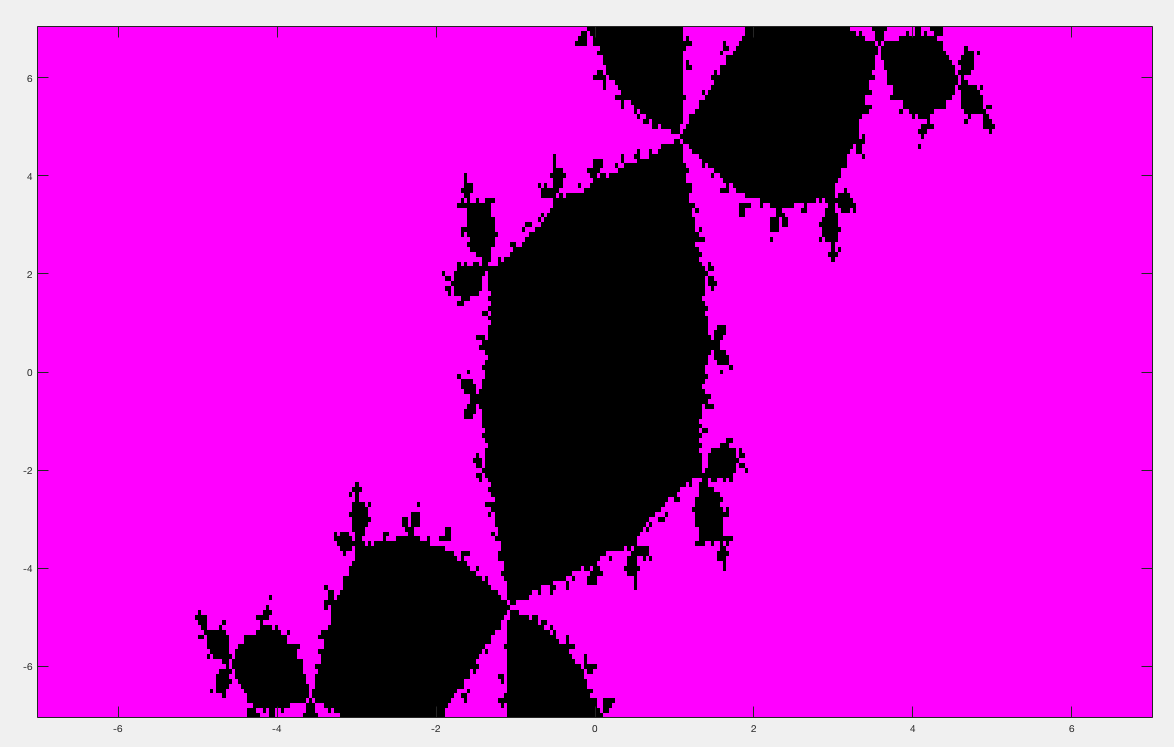
%> input picture Project I/Part 2/Fractal2.png, 1174 x 747 px
$ octave 'Part4Method1Project1 copy.m'   (GNU Octave 9; MATLAB toolbox functions it lacks are replaced by stand-ins)
%> lines starting %> are read from the running program, lines starting %| are printed output that depends on the picture; in (x1, y1, x2, y2) boxes, pixels count from 0 and x2, y2 are one past the last pixel; in counts of white or black regions, pixels touching at a corner belong together; the program's own positions count from 1
% Alina Gataullina
% 128B Project
% Part vi. - Dimension

% Differentialble box counting method

image = imread('Fractal2.png');   % read the image
%> image is the input picture: size 747x1174x3 uint8; mean R, G, B 203.3, 28.8, 203.3
image = rgb2gray(image);          % change to greyscale
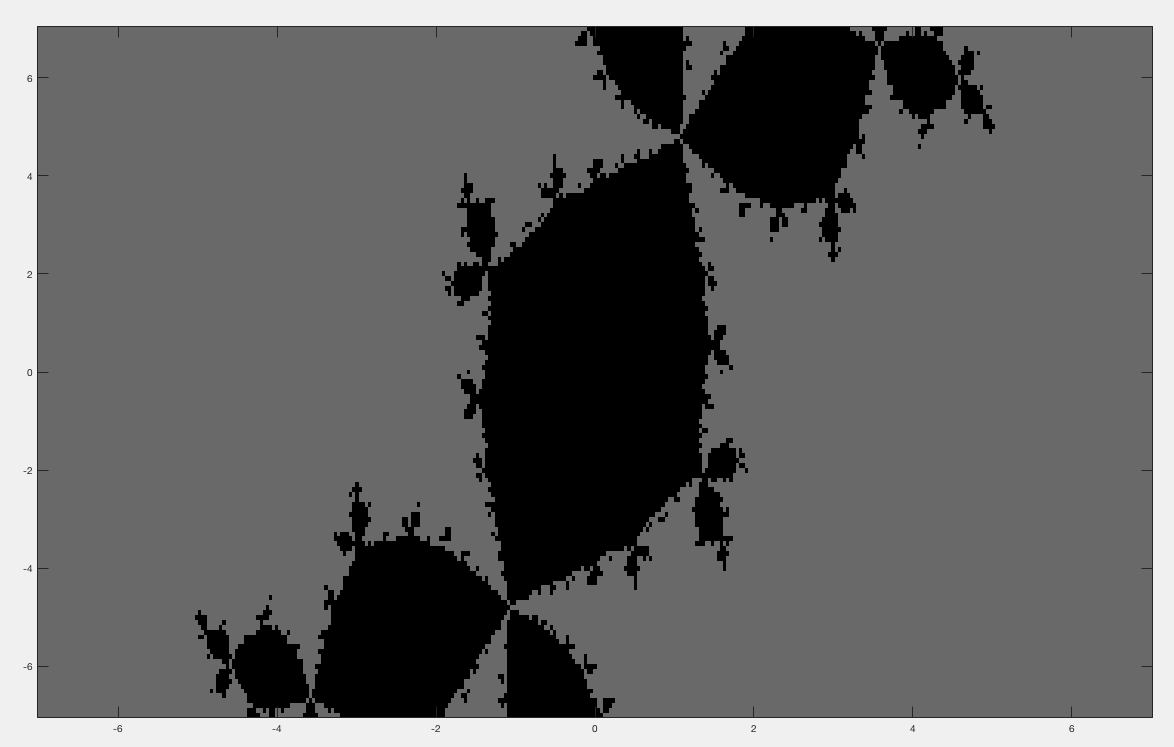
%> image: size 747x1174 uint8; min 0, max 240, mean 100.6
image = image>190;                % black and white
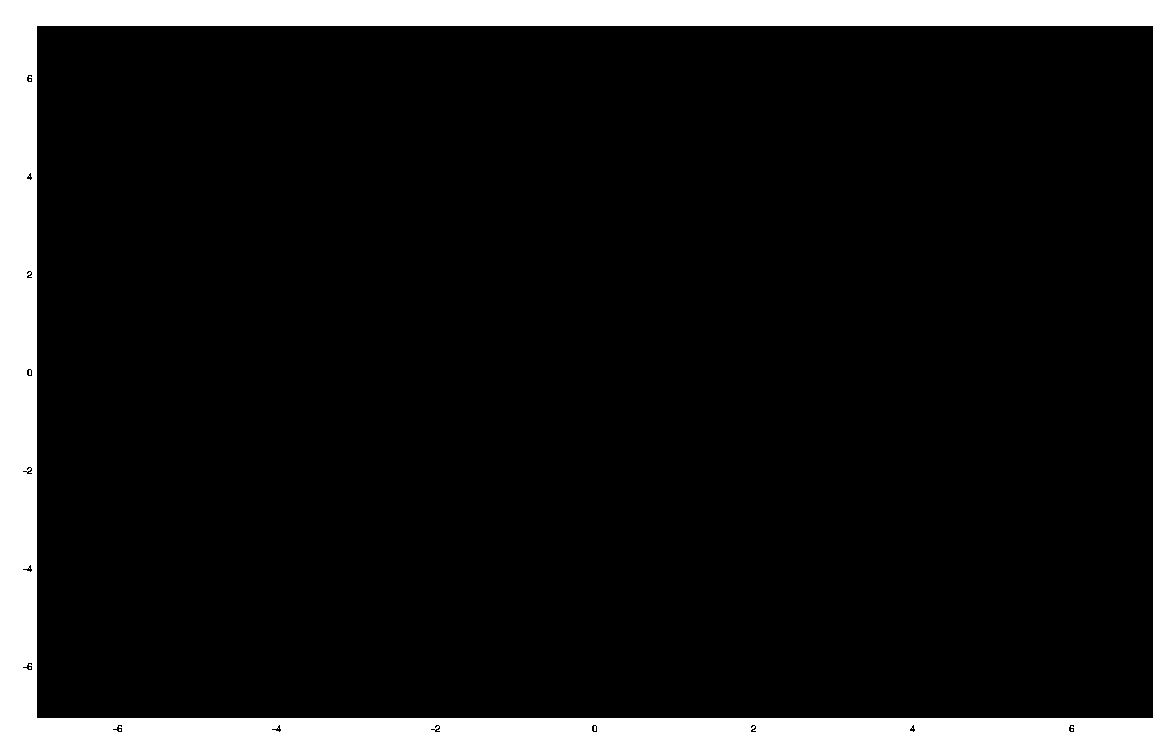
%> image: size 747x1174 logical; 11.9% white; 5 white regions (4 under 20 px), largest, box (x1, y1, x2, y2) and area: (0, 0, 1174, 747) 104378

scale = zeros(1,9);  % scaling factor (2,4,8,16... 512)
boxes = zeros(1,9);   % number of boxes

% set image parameters to 512x512 pixels for even piece cutting
width = 512;
height = 512;
cols = 1;

% set the limit to 2^9=512
for i=1:9

   scale_factor = 2^i;
   pieces = scale_factor^2; % set # of pieces
   piece_width = width/scale_factor; % set piece width
   piece_height = height/scale_factor; % set piece height

   % initialize # of black pieces
   black_pieces=0;

   % count how many pieces contain black pixels, store in matrix
   for j = 0:pieces-1

       % get xy-coordinates of a piece
       row = idivide(int32(j), int32(scale_factor));
       col = rem(j,scale_factor);
       x_min = (col * piece_width) + 1;
       x_max = (x_min + piece_width) - 1;
       y_min = (row * piece_height) + 1;
       y_max = (y_min + piece_height) - 1;

       % store in a matrix
       one_piece = image(y_min:y_max,x_min:x_max);

       % check # of black pixels
       if (min(min(one_piece))== 0)
           black_pieces=black_pieces+1;
       end
   end

   scale(1,i) = scale_factor;
   boxes(1,i) = black_pieces;

end
%> after the loop, boxes = [4 16 64 245 938 3670 14541 57888 230957]; scale = [2 4 8 16 32 64 128 256 512]

% fractal dimension using the ployfit function
polyfit(log(scale),log(boxes),1)
%> ans = [1.97 0.0307]

$ run again, with Project I/Part 2/Fractal1.png copied over Project I/Part 2/Fractal2.png
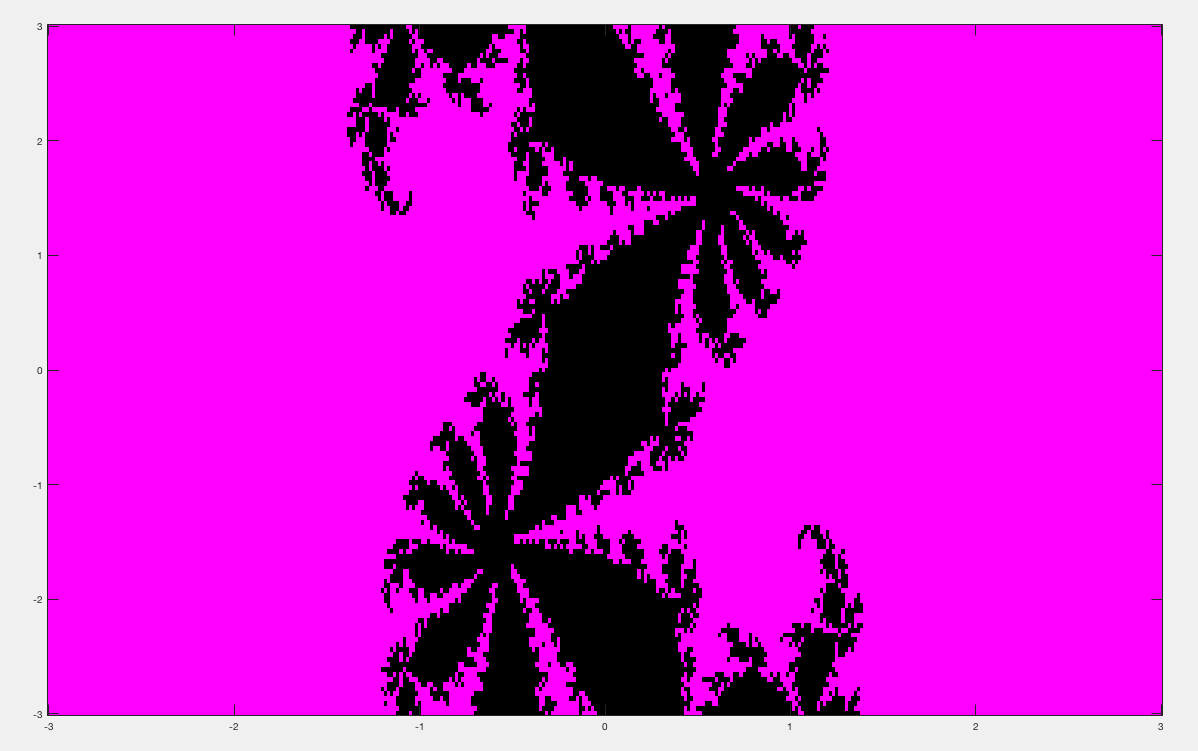
%> input picture Project I/Part 2/Fractal1.png, 1198 x 751 px
%> image is the input picture: size 751x1198x3 uint8; mean R, G, B 206.6, 34.1, 206.6
%> `image = rgb2gray(image);`:
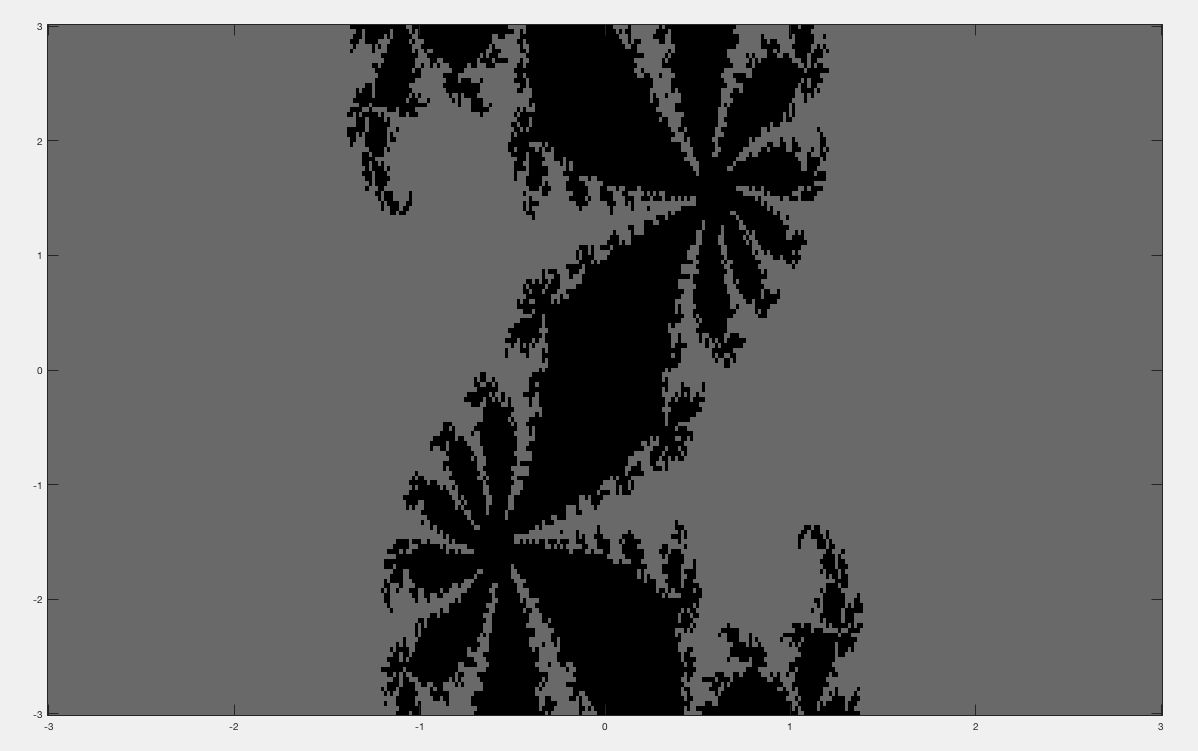
%> image: size 751x1198 uint8; min 0, max 240, mean 105.1
%> `image = image>190;`:
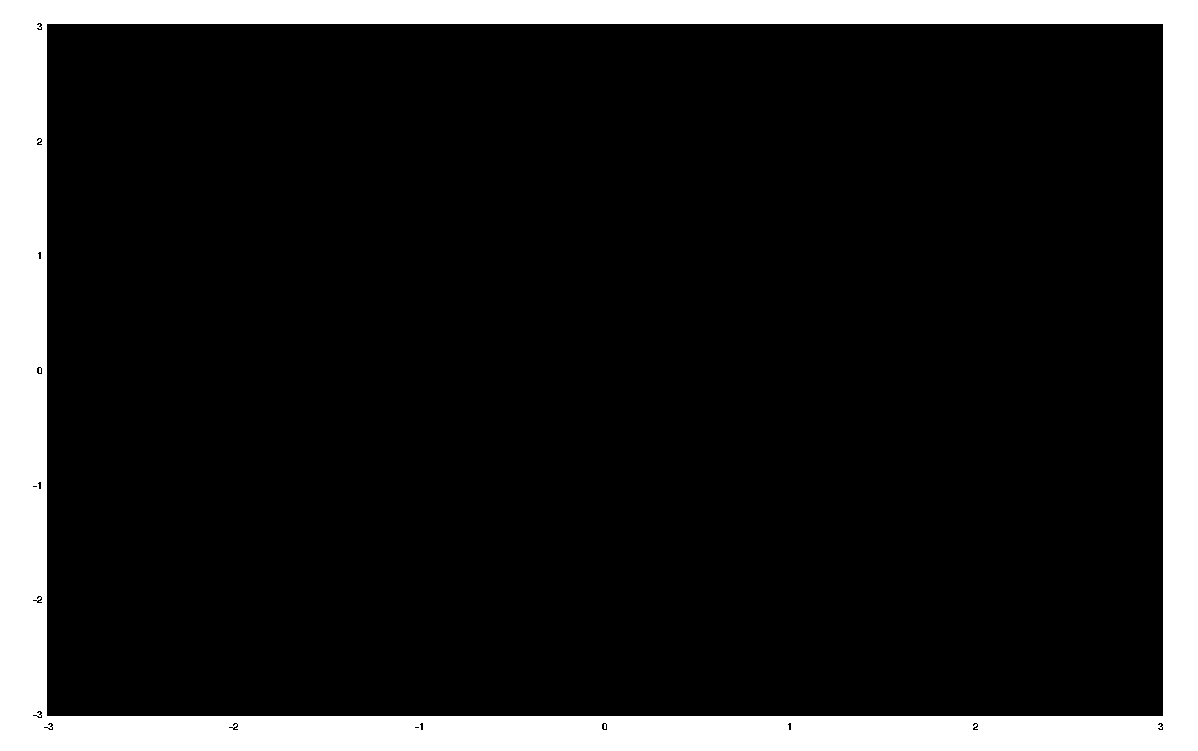
%> image: size 751x1198 logical; 14.1% white; 1 white region, box (x1, y1, x2, y2) and area: (0, 0, 1198, 751) 127142
%> after the loop `for i=1:9`: boxes = [4 16 64 240 930 3610 14303 56903 227015]; scale = [2 4 8 16 32 64 128 256 512]
%> ans = [1.97 0.0324]
